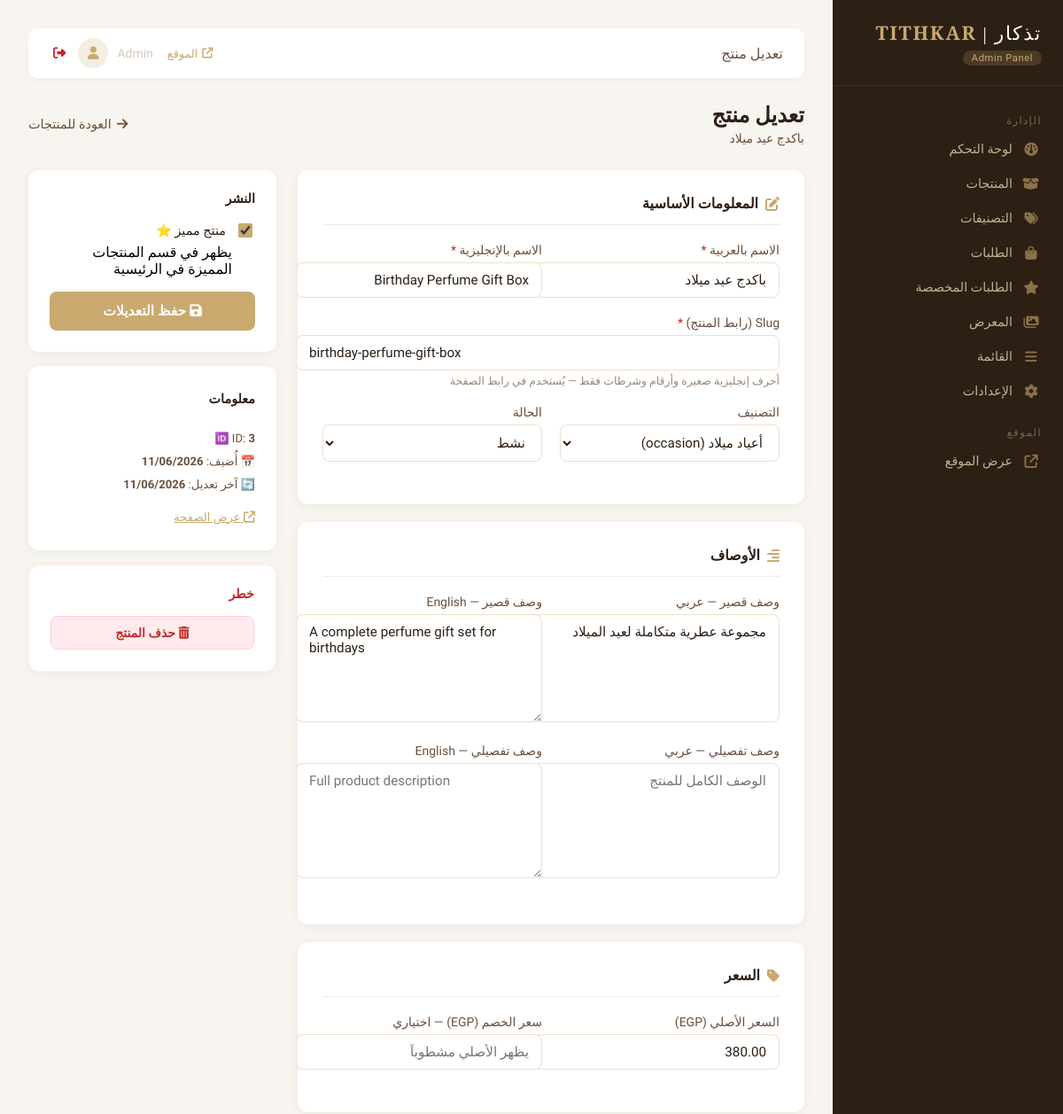
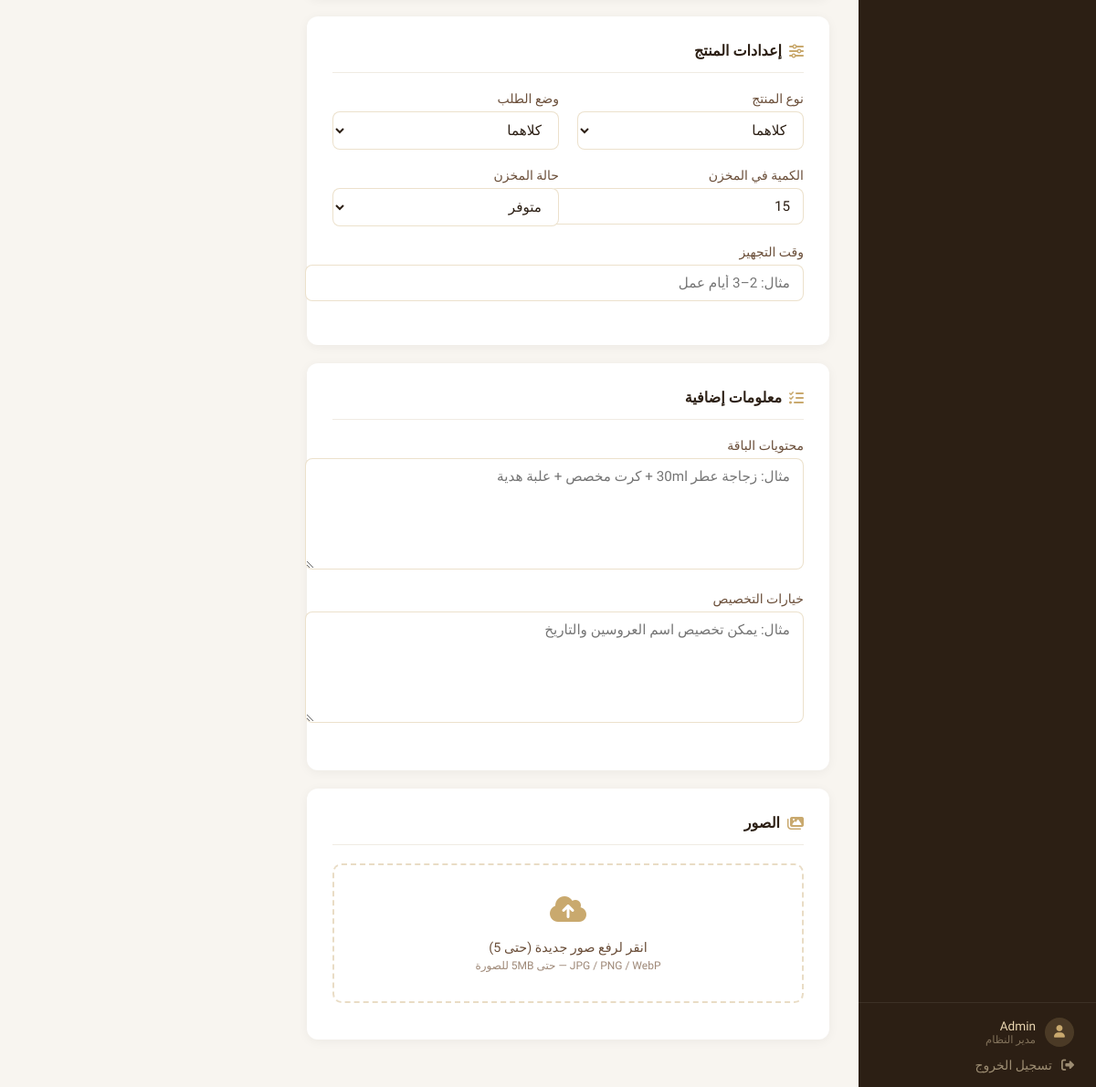
The page /admin/product-form.php?id=3 (signed in) on the database its author committed (2 pictures, top to bottom).
### tables this page shows
CREATE TABLE IF NOT EXISTS products (
    id                     INT AUTO_INCREMENT PRIMARY KEY,
    name_ar                VARCHAR(255) NOT NULL,
    name_en                VARCHAR(255) NOT NULL,
    slug                   VARCHAR(255) NOT NULL UNIQUE,
    short_description_ar   TEXT,
    short_description_en   TEXT,
    full_description_ar    TEXT,
    full_description_en    TEXT,
    price                  DECIMAL(10,2)  NULL,
    sale_price             DECIMAL(10,2)  NULL,
    category_id            INT            NULL,
    product_type           ENUM('ready_gift','event_giveaway','both') NOT NULL DEFAULT 'ready_gift',
    order_mode             ENUM('buy_now','request_quote','both')     NOT NULL DEFAULT 'buy_now',
    stock_quantity         INT            NOT NULL DEFAULT 0,
    stock_status           ENUM('in_stock','out_of_stock') NOT NULL DEFAULT 'in_stock',
    is_featured            TINYINT(1)     NOT NULL DEFAULT 0,
    preparation_time       VARCHAR(255)   NULL,
    package_contents       TEXT           NULL,
    customization_options  TEXT           NULL,
    status                 ENUM('active','inactive') NOT NULL DEFAULT 'active',
    created_at             DATETIME       NOT NULL DEFAULT NOW(),
    updated_at             DATETIME       NOT NULL DEFAULT NOW() ON UPDATE NOW(),
    CONSTRAINT fk_product_category
        FOREIGN KEY (category_id) REFERENCES categories(id) ON DELETE SET NULL
);

### admin/product-form.php (the view, shortened to what this page needs)
<?php
require_once __DIR__ . '/../includes/functions.php';
$product_id = (int)($_GET['id'] ?? $_POST['product_id'] ?? 0);
$isEdit     = $product_id > 0;
$product    = null;
if ($isEdit) {
    $stmt = $pdo->prepare('SELECT * FROM products WHERE id = ? LIMIT 1');
    $stmt->execute([$product_id]);
    $product = $stmt->fetch();
}
$f = [
    'name_ar'               => $_POST['name_ar']               ?? $product['name_ar']               ?? '',
    'name_en'               => $_POST['name_en']               ?? $product['name_en']               ?? '',
    'slug'                  => $_POST['slug']                  ?? $product['slug']                  ?? '',
    'category_id'           => $_POST['category_id']           ?? $product['category_id']           ?? '',
    'status'                => $_POST['status']                ?? $product['status']                ?? 'active',
    'is_featured'           => $_POST['is_featured']           ?? $product['is_featured']           ?? 0,
    'short_description_ar'  => $_POST['short_description_ar']  ?? $product['short_description_ar']  ?? '',
    'short_description_en'  => $_POST['short_description_en']  ?? $product['short_description_en']  ?? '',
    'full_description_ar'   => $_POST['full_description_ar']   ?? $product['full_description_ar']   ?? '',
    'full_description_en'   => $_POST['full_description_en']   ?? $product['full_description_en']   ?? '',
    'price'                 => $_POST['price']                 ?? $product['price']                 ?? '',
    'sale_price'            => $_POST['sale_price']            ?? $product['sale_price']            ?? '',
    'product_type'          => $_POST['product_type']          ?? $product['product_type']          ?? 'ready_gift',
    'order_mode'            => $_POST['order_mode']            ?? $product['order_mode']            ?? 'buy_now',
    'stock_quantity'        => $_POST['stock_quantity']        ?? $product['stock_quantity']        ?? 0,
    'stock_status'          => $_POST['stock_status']          ?? $product['stock_status']          ?? 'in_stock',
    'preparation_time'      => $_POST['preparation_time']      ?? $product['preparation_time']      ?? '',
    'package_contents'      => $_POST['package_contents']      ?? $product['package_contents']      ?? '',
    'customization_options' => $_POST['customization_options'] ?? $product['customization_options'] ?? '',
];
function fv(array $f, string $key): string {
    return htmlspecialchars($f[$key] ?? '', ENT_QUOTES);
}
function sel(array $f, string $key, string $val): string {
    return ($f[$key] ?? '') == $val ? 'selected' : '';
}
$allCats = $pdo->query("SELECT id, name_ar, type FROM categories WHERE status = 'active' ORDER BY type, name_ar")->fetchAll();
?>
<!DOCTYPE html>
<html lang="ar" dir="rtl">
<head>
<link rel="stylesheet" href="https://cdnjs.cloudflare.com/ajax/libs/font-awesome/6.5.1/css/all.min.css">
<link rel="stylesheet" href="<?= SITE_URL ?>/assets/css/admin.css">
</head>
<body class="admin-body">
<div class="admin-layout">
<?php include __DIR__ . '/partials/sidebar.php'; ?>
<div class="admin-content">
<?php include __DIR__ . '/partials/topbar.php'; ?>
<div class="admin-page-header">
    <div>
        <h1 class="admin-page-title"><?= $isEdit ? 'تعديل منتج' : 'إضافة منتج جديد' ?></h1>
        <div class="admin-page-subtitle">
            <?= $isEdit ? htmlspecialchars($product['name_ar'], ENT_QUOTES) : 'ملء البيانات وحفظ المنتج' ?>
        </div>
    </div>
    <a href="products.php"
       style="color:#6B4F3A;text-decoration:none;font-size:0.9rem;display:flex;align-items:center;gap:6px;">
        <i class="fas fa-arrow-right"></i> العودة للمنتجات
    </a>
</div>
<form method="POST" enctype="multipart/form-data"
      action="product-form.php<?= $isEdit ? '?id=' . $product_id : '' ?>">
<div class="form-layout">
    <div>
        <div class="form-section">
            <h4><i class="fas fa-pen-to-square"></i> المعلومات الأساسية</h4>
            <div class="admin-form">
                <div class="form-row">
                    <div class="form-group">
                        <label>الاسم بالعربية <span style="color:#C62828;">*</span></label>
                        <input type="text" name="name_ar" value="<?= fv($f,'name_ar') ?>" required placeholder="مثال: بوكس القلب الرومانسي">
                    </div>
                    <div class="form-group">
                        <label>الاسم بالإنجليزية <span style="color:#C62828;">*</span></label>
                        <input type="text" name="name_en" id="name_en" value="<?= fv($f,'name_en') ?>" required placeholder="e.g. Romantic Heart Box">
                    </div>
                </div>
                <div class="form-group">
                    <label>Slug (رابط المنتج) <span style="color:#C62828;">*</span></label>
                    <input type="text" name="slug" id="slug" value="<?= fv($f,'slug') ?>" dir="ltr"
                           placeholder="romantic-heart-box" pattern="[a-z0-9-]+" required>
                    <div class="form-hint">أحرف إنجليزية صغيرة وأرقام وشرطات فقط — يُستخدم في رابط الصفحة</div>
                </div>
                <div class="form-row">
                    <div class="form-group">
                        <label>التصنيف</label>
                        <select name="category_id">
                            <?php foreach ($allCats as $cat): ?>
                            <option value="<?= (int)$cat['id'] ?>" <?= sel($f,'category_id',(string)$cat['id']) ?>>
                                <?= htmlspecialchars($cat['name_ar'], ENT_QUOTES) ?>
                                (<?= htmlspecialchars($cat['type'], ENT_QUOTES) ?>)
                            </option>
                            <?php endforeach; ?>
                        </select>
                    </div>
                    <div class="form-group">
                        <label>الحالة</label>
                        <select name="status">
                            <option value="active"   <?= sel($f,'status','active') ?>>نشط</option>
                        </select>
                    </div>
                </div>
            </div>
        </div>
        <div class="form-section">
            <h4><i class="fas fa-align-right"></i> الأوصاف</h4>
            <div class="admin-form">
                <div class="form-row">
                    <div class="form-group">
                        <label>وصف قصير — عربي</label>
                        <textarea name="short_description_ar" rows="3" placeholder="وصف مختصر يظهر في قائمة المنتجات"><?= fv($f,'short_description_ar') ?></textarea>
                    </div>
                    <div class="form-group">
                        <label>وصف قصير — English</label>
                        <textarea name="short_description_en" rows="3" dir="ltr" placeholder="Short description shown in listing"><?= fv($f,'short_description_en') ?></textarea>
                    </div>
                </div>
                <div class="form-row">
                    <div class="form-group">
                        <label>وصف تفصيلي — عربي</label>
                        <textarea name="full_description_ar" rows="6" placeholder="الوصف الكامل للمنتج"><?= fv($f,'full_description_ar') ?></textarea>
                    </div>
                    <div class="form-group">
                        <label>وصف تفصيلي — English</label>
                        <textarea name="full_description_en" rows="6" dir="ltr" placeholder="Full product description"><?= fv($f,'full_description_en') ?></textarea>
                    </div>
                </div>
            </div>
        </div>
        <div class="form-section">
            <h4><i class="fas fa-tag"></i> السعر</h4>
            <div class="admin-form">
                <div class="form-row">
                    <div class="form-group">
                        <label>السعر الأصلي (EGP)</label>
                        <input type="number" name="price" step="0.01" min="0"
                               value="<?= fv($f,'price') ?>" placeholder="اتركه فارغاً لـ &quot;حسب الطلب&quot;">
                    </div>
                    <div class="form-group">
                        <label>سعر الخصم (EGP) — اختياري</label>
                        <input type="number" name="sale_price" step="0.01" min="0"
                               value="<?= fv($f,'sale_price') ?>" placeholder="يظهر الأصلي مشطوباً">
                    </div>
                </div>
            </div>
        </div>
        <div class="form-section">
            <h4><i class="fas fa-sliders"></i> إعدادات المنتج</h4>
            <div class="admin-form">
                <div class="form-row">
                    <div class="form-group">
                        <label>نوع المنتج</label>
                        <select name="product_type">
                            <option value="both"           <?= sel($f,'product_type','both') ?>>كلاهما</option>
                        </select>
                    </div>
                    <div class="form-group">
                        <label>وضع الطلب</label>
                        <select name="order_mode">
                            <option value="both"          <?= sel($f,'order_mode','both') ?>>كلاهما</option>
                        </select>
                    </div>
                </div>
                <div class="form-row">
                    <div class="form-group">
                        <label>الكمية في المخزن</label>
                        <input type="number" name="stock_quantity" min="0" value="<?= fv($f,'stock_quantity') ?>">
                    </div>
                    <div class="form-group">
                        <label>حالة المخزن</label>
                        <select name="stock_status">
                            <option value="in_stock"      <?= sel($f,'stock_status','in_stock') ?>>متوفر</option>
                        </select>
                    </div>
                </div>
                <div class="form-group">
                    <label>وقت التجهيز</label>
                    <input type="text" name="preparation_time" value="<?= fv($f,'preparation_time') ?>"
                           placeholder="مثال: 2–3 أيام عمل">
                </div>
            </div>
        </div>
        <div class="form-section">
            <h4><i class="fas fa-list-check"></i> معلومات إضافية</h4>
            <div class="admin-form">
                <div class="form-group">
                    <label>محتويات الباقة</label>
                    <textarea name="package_contents" rows="4" placeholder="مثال: زجاجة عطر 30ml + كرت مخصص + علبة هدية"><?= fv($f,'package_contents') ?></textarea>
                </div>
                <div class="form-group">
                    <label>خيارات التخصيص</label>
                    <textarea name="customization_options" rows="4" placeholder="مثال: يمكن تخصيص اسم العروسين والتاريخ"><?= fv($f,'customization_options') ?></textarea>
                </div>
            </div>
        </div>
        <div class="form-section">
            <h4><i class="fas fa-images"></i> الصور</h4>
            <div class="image-upload-area" onclick="document.getElementById('imgInput').click();">
                <i class="fas fa-cloud-arrow-up"></i>
                <div style="margin-top:8px;font-size:0.9rem;">انقر لرفع صور جديدة (حتى 5)</div>
                <div style="font-size:0.75rem;color:#9E8877;margin-top:4px;">JPG / PNG / WebP — حتى 5MB للصورة</div>
            </div>
        </div>
    </div>
    <div>
        <div class="sidebar-card">
            <h4>النشر</h4>
            <div style="margin-bottom:16px;">
                <label style="display:flex;align-items:center;gap:10px;cursor:pointer;font-size:0.9rem;color:#2C1F14;">
                    <input type="checkbox" name="is_featured" value="1"
                           <?= ($f['is_featured'] ?? 0) ? 'checked' : '' ?>
                           style="width:16px;height:16px;accent-color:#C9A96E;">
                    <span>منتج مميز ⭐</span>
                </label>
                <div class="form-hint" style="margin-top:4px;margin-right:26px;">يظهر في قسم المنتجات المميزة في الرئيسية</div>
            </div>
            <button type="submit" class="btn-save">
                <i class="fas fa-floppy-disk"></i>
                <?= $isEdit ? 'حفظ التعديلات' : 'حفظ المنتج' ?>
            </button>
        </div>
        <?php if ($isEdit && $product): ?>
        <div class="sidebar-card" style="font-size:0.82rem;color:#6B4F3A;line-height:2;">
            <h4>معلومات</h4>
            <div>🆔 ID: <strong><?= $product_id ?></strong></div>
            <div>📅 أُضيف: <strong><?= date('d/m/Y', strtotime($product['created_at'])) ?></strong></div>
            <div>🔄 آخر تعديل: <strong><?= date('d/m/Y', strtotime($product['updated_at'])) ?></strong></div>
            <div style="margin-top:10px;">
                <a href="<?= SITE_URL ?>/pages/product.php?slug=<?= urlencode($product['slug']) ?>"
                   target="_blank" rel="noopener"
                   style="color:#C9A96E;font-size:0.82rem;">
                    <i class="fas fa-arrow-up-right-from-square"></i> عرض الصفحة
                </a>
            </div>
        </div>
        <?php endif; ?>
        <?php if ($isEdit): ?>
        <div class="sidebar-card" style="border:1px solid #FFEBEE;">
            <h4 style="color:#C62828;">خطر</h4>
            <form method="POST" action="products.php"
                  onsubmit="return confirm('هل تريد حذف هذا المنتج نهائياً؟')">
                <button type="submit"
                        style="width:100%;padding:10px;background:#FFEBEE;color:#C62828;
                               border:1px solid #FFCDD2;border-radius:8px;font-family:inherit;
                               font-size:0.875rem;font-weight:600;cursor:pointer;transition:background .2s;"
                        onmouseover="this.style.background='#C62828';this.style.color='#fff';"
                        onmouseout="this.style.background='#FFEBEE';this.style.color='#C62828';">
                    <i class="fas fa-trash-can"></i> حذف المنتج
                </button>
            </form>
        </div>
        <?php endif; ?>
    </div>
</div>
</form>
</div>
</div>
</body>
</html>

### rows shown on the page
products: name_ar "باكدج عيد ميلاد", name_en "Birthday Perfume Gift Box", slug "birthday-perfume-gift-box", short_description_ar "مجموعة عطرية متكاملة لعيد الميلاد", short_description_en "A complete perfume gift set for birthdays", price "380.00", stock_quantity "15", is_featured "☑", created_at "11/06/2026", updated_at "11/06/2026"

### other values the page prints
$item['label'] "لوحة التحكم"
$item['label'] "المنتجات"
$item['label'] "التصنيفات"
$item['label'] "الطلبات"
$item['label'] "الطلبات المخصصة"
$item['label'] "المعرض"
$item['label'] "القائمة"
$item['label'] "الإعدادات"
$_SESSION['admin_name'] "Admin"
$pageTitle "تعديل منتج"
$product_id "3"
form field category_id "أعياد ميلاد (occasion)"
